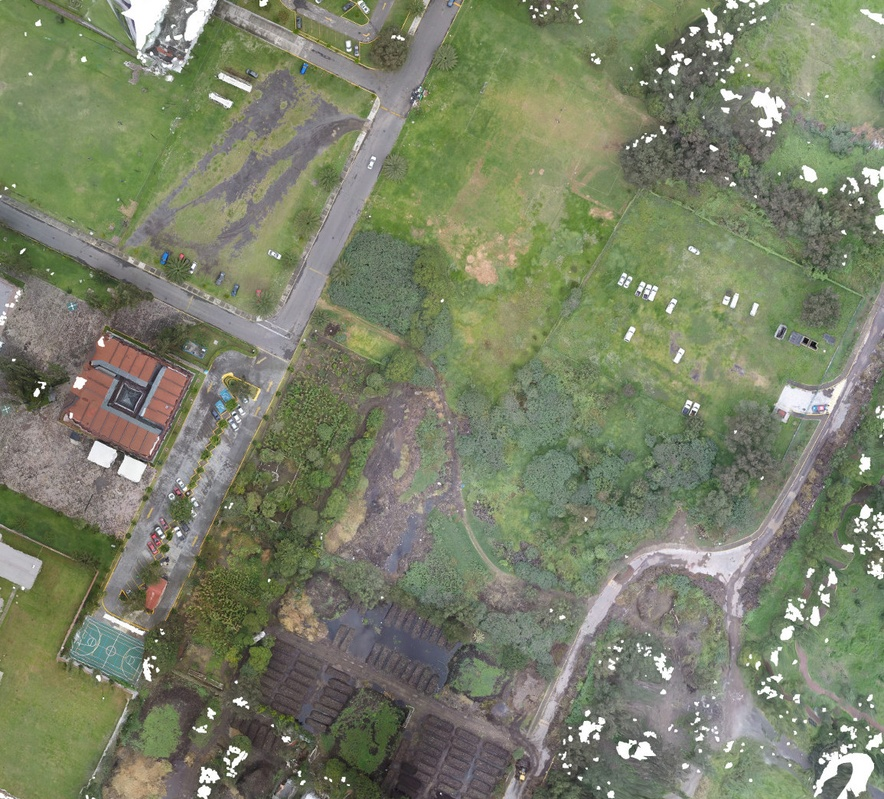
#> input picture 02_geometria/ESCOM2_small.jpg, 884 x 799 px, shrunk from 1155 x 1044 before the run
$ jupyter execute --allow-errors Tarea_1_NDI.ipynb   (shell and % lines are left out)
#> lines starting #> are read from the running program, lines starting #| are printed output that depends on the picture
# Miniproyecto 1: Índice NDI

El primer proyecto será calcular el índice de diferencia normalizado (NDI) que se puede utilizar como indicador de la salud de las plantas. Como imagen de entrada utilizaremos un mosaico de la ESCOM generado con vuelos aéreos. El objetivo de esta práctica es aplicar las operaciones básicas que hemos visto y que seamos capaces de mantener los valores de los pixeles en un rango de cuantización adecuado o que selecciones el tipo de dato necesario.

De acuerdo con [1], el NDI se calcula:

\begin{equation}
 NDI = \frac{G - R}{G + R}
\end{equation} donde $G$ y $R$ indican los canales verde y rojo respectivamente.

Nota, en el artículo de Meyer[1] la división está al revés, al parecer es un error del artículo.

Adicionalmente, puedes intentar calcular un indice más elaborado como es el MGRVI o el RGBVI [2].

### Referencias

[1] Meyer, George E., and João Camargo Neto. Verification of color vegetation indices for automated crop imaging applications. Computers and electronics in agriculture 63.2 (2008): 282-293

[2] Bendig, Juliane, et al. Combining UAV-based plant height from crop surface models, visible, and near infrared vegetation indices for biomass monitoring in barley. International Journal of Applied Earth Observation and Geoinformation 39 (2015): 79-87.

[cell 1]
import matplotlib.pyplot as plt
import matplotlib.image as mpimg
import numpy as np
import cv2

[cell 2]
# Leer la imagen
image = cv2.imread('ESCOM2_small.jpg')
#> image is the input picture: shape (799, 884, 3); mean B, G, R 105.1, 129.2, 122.6
print('Esta imagen es de tipo:', image.dtype, 'con dimensiones:', image.shape)
#| Esta imagen es de tipo: uint8 con dimensiones: (799, 884, 3)

# Obtener los tres canales de la imagen
b,g,r = cv2.split(image)
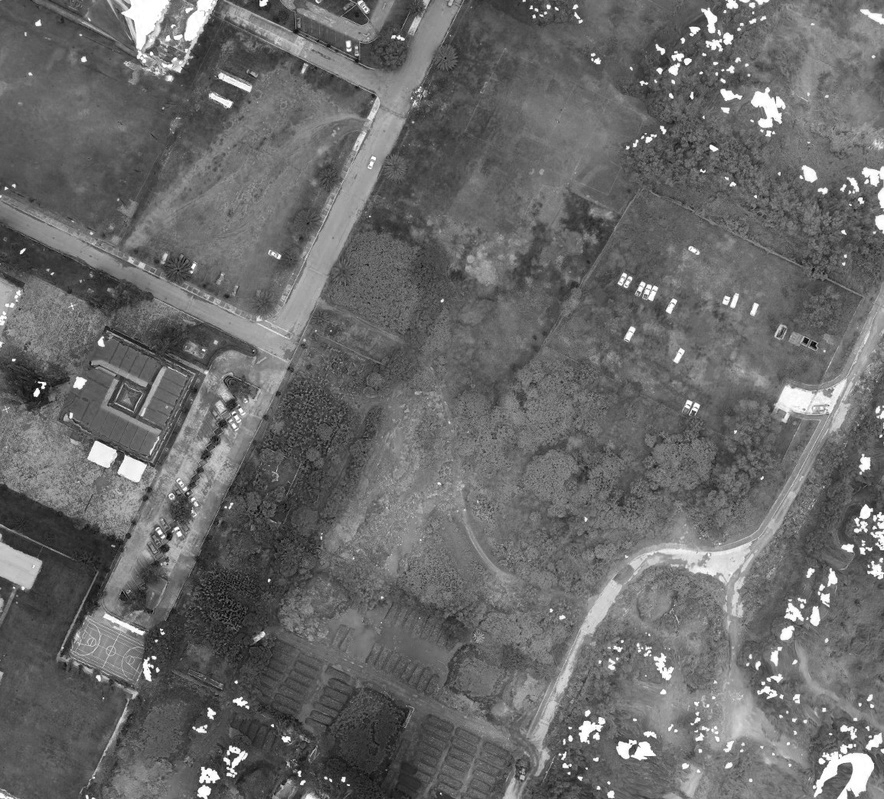
#> b: shape (799, 884); min 0, max 255, mean 105.1
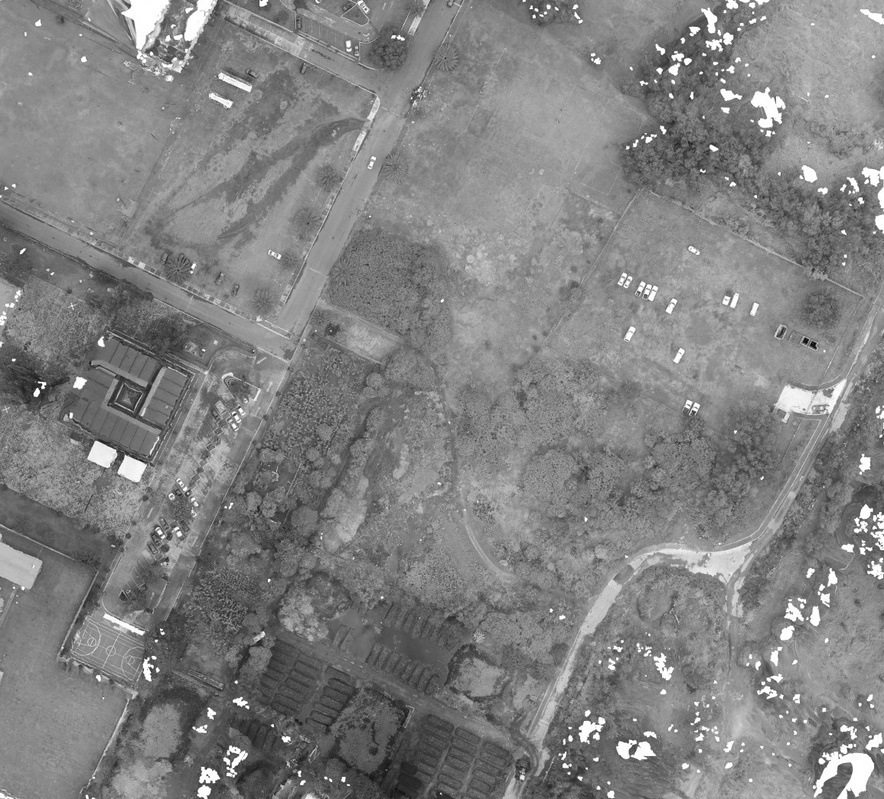
#> g: shape (799, 884); min 7, max 255, mean 129.2
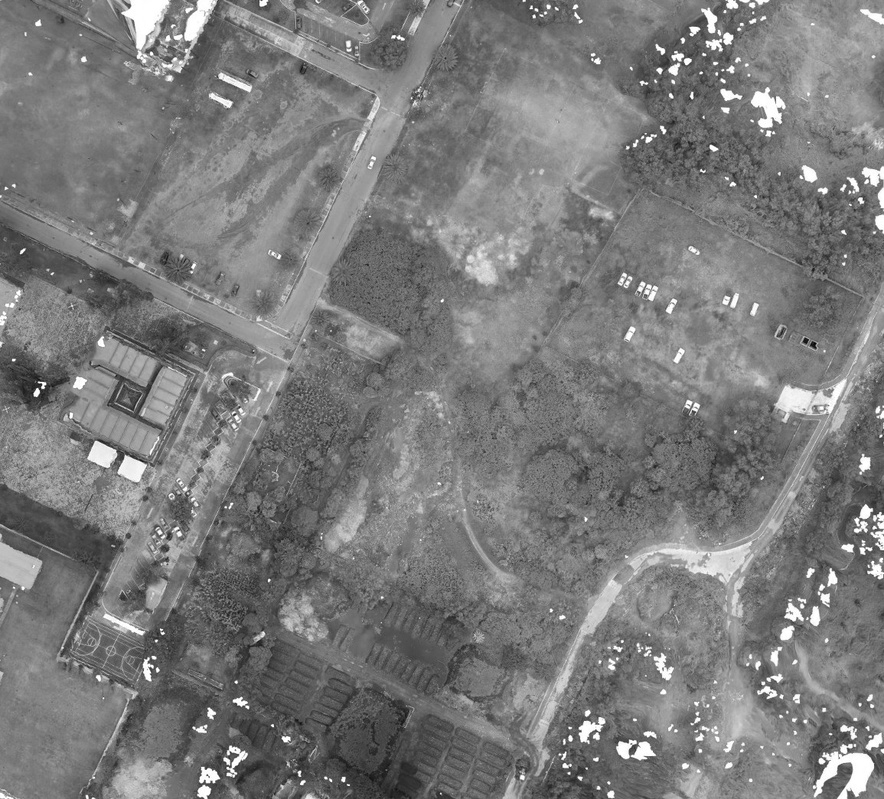
#> r: shape (799, 884); min 4, max 255, mean 122.6

# Mostrar los canales
plt.figure(figsize=(14, 14))

plt.subplot(2,2,1)
plt.imshow(cv2.cvtColor(image, cv2.COLOR_BGR2RGB))
plt.title('RGB')

plt.subplot(2,2,2)
plt.imshow(r, cmap='gray')
plt.title('Red')

plt.subplot(2,2,3)
plt.imshow(g, cmap='gray')
plt.title('Green')

plt.subplot(2,2,4)
plt.imshow(b, cmap='gray')
plt.title('Blue')
plt.show()
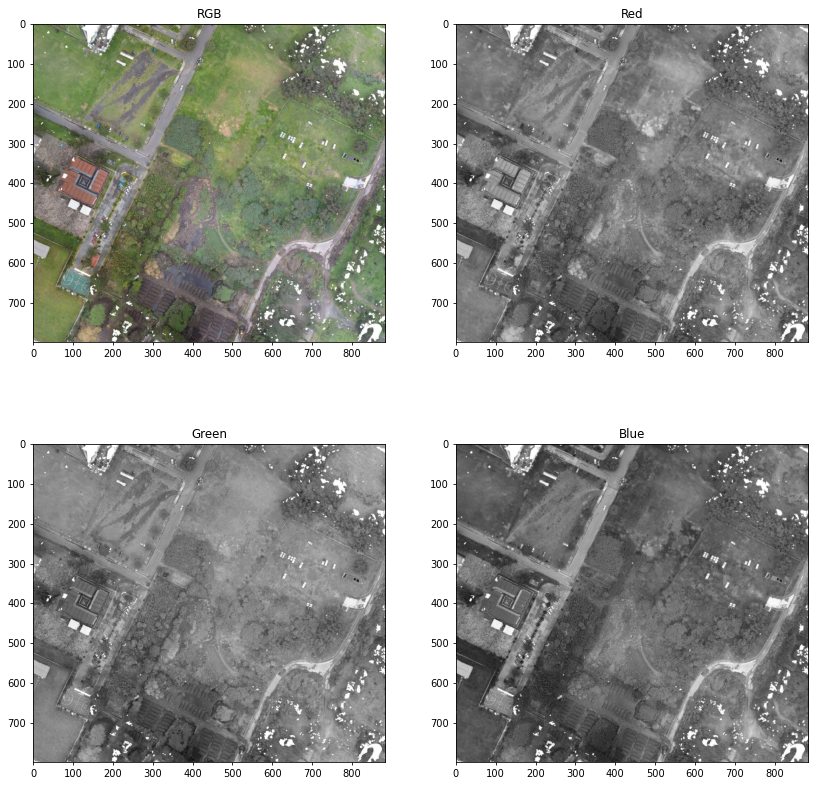
#> figure drawn by matplotlib, 4 panels

Es importante notar cual es el rango que tienen los valores de gris. Como ejemplo desplegaremos el canal rojo.

[cell 3]
print(r)
#> (printed output is left out)

print('\n El valor máximo en la imagen es:')
print(np.amax(r))
#| 255
print('\n y valor minimo es:')
print(np.amin(r))
#| 4

$ run again, with 02_geometria/comparacion.png saved as 02_geometria/ESCOM2_small.jpg
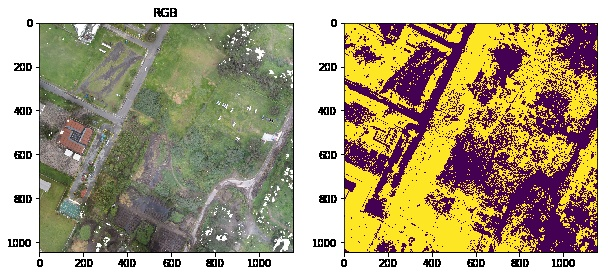
#> input picture 02_geometria/comparacion.png, 608 x 276 px
#> image is the input picture: shape (276, 608, 3); mean B, G, R 131, 160.6, 173.1
#| Esta imagen es de tipo: uint8 con dimensiones: (276, 608, 3)
#> `b,g,r = cv2.split(image)`:
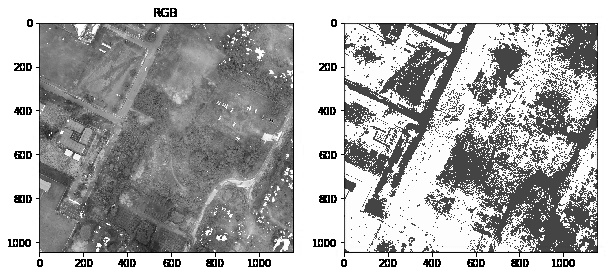
#> r: shape (276, 608); min 0, max 255, mean 173.1
#> `plt.show()`:
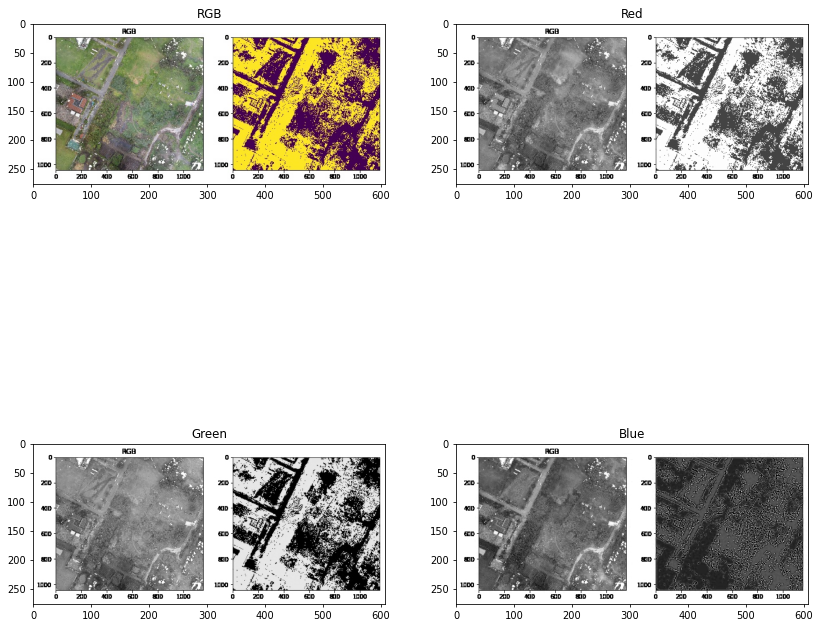
#> figure drawn by matplotlib, 4 panels
#> (printed output is left out)
#| 255
#| 0
